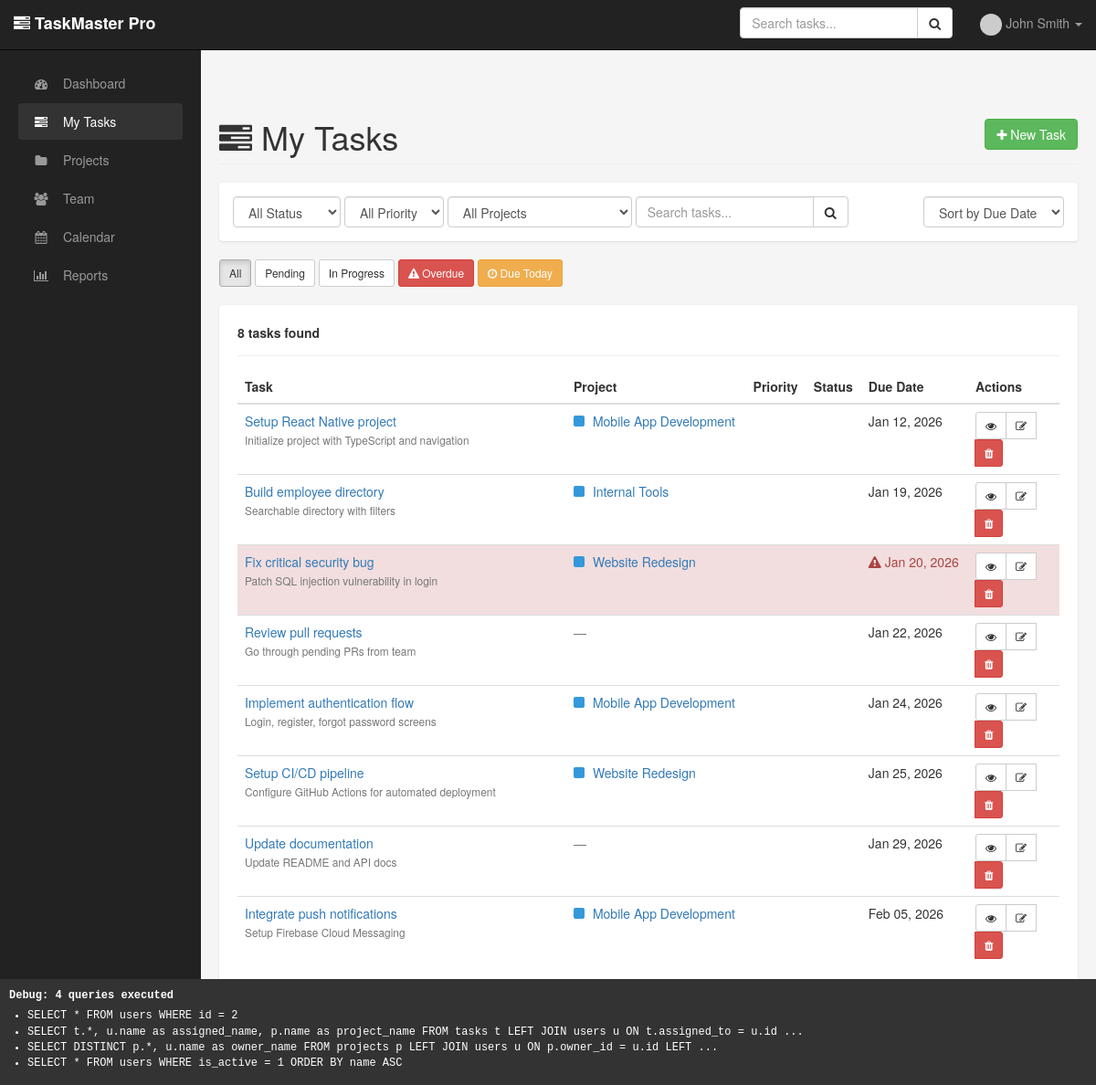
Page /tasks.php (signed in) on the committed database.
### tables this page shows
CREATE TABLE users (
    id INT AUTO_INCREMENT PRIMARY KEY,
    email VARCHAR(100) NOT NULL,
    password VARCHAR(100) NOT NULL,   
    name VARCHAR(100) NOT NULL,
    role ENUM('admin', 'manager', 'user') DEFAULT 'user',
    avatar VARCHAR(255),
    department VARCHAR(100),
    phone VARCHAR(50),
    is_active TINYINT(1) DEFAULT 1,
    last_login DATETIME,
    created_at DATETIME,
    updated_at DATETIME,
    UNIQUE KEY unique_email (email)
     
);

CREATE TABLE tasks (
    id INT AUTO_INCREMENT PRIMARY KEY,
    project_id INT,            
    title VARCHAR(200) NOT NULL,
    description TEXT,
    priority ENUM('low', 'medium', 'high', 'critical') DEFAULT 'medium',
    status ENUM('pending', 'in_progress', 'review', 'completed', 'cancelled') DEFAULT 'pending',
    assigned_to INT,           
    created_by INT NOT NULL,   
    due_date DATE,
    estimated_hours DECIMAL(5, 2) DEFAULT 0,
    actual_hours DECIMAL(5, 2) DEFAULT 0,
    tags VARCHAR(500),         
    created_at DATETIME,
    updated_at DATETIME,
    completed_at DATETIME
     
);

CREATE TABLE projects (
    id INT AUTO_INCREMENT PRIMARY KEY,
    name VARCHAR(200) NOT NULL,
    description TEXT,
    status ENUM('active', 'on_hold', 'completed', 'cancelled') DEFAULT 'active',
    owner_id INT NOT NULL,   
    start_date DATE,
    end_date DATE,
    budget DECIMAL(10, 2) DEFAULT 0,
    color VARCHAR(7) DEFAULT '#3498db',
    created_at DATETIME,
    updated_at DATETIME
     
);

### includes/functions.php (called while the page is built, shortened)
<?php
require_once dirname(__FILE__) . '/database.php';
function is_logged_in() {
    return isset($_SESSION['user_id']) && $_SESSION['user_id'] > 0;
}
function get_current_user_data() {
    $user_id = $_SESSION['user_id'];
    $sql = "SELECT * FROM users WHERE id = $user_id";
    $result = db_query($sql);
    if ($result && db_num_rows($result) > 0) {
        $user = db_fetch_row($result);
        unset($user['password']);
        return $user;
    }
    return null;
}
function format_date($date, $format = 'M d, Y') {
    return date($format, strtotime($date));
}
function truncate_text($text, $length = 100) {
    if (strlen($text) <= $length) {
        return $text;
    }
    return substr($text, 0, $length) . '...';
}

### includes/database.php (called while the page is built, shortened)
<?php
function db_connect() {
    return $GLOBALS['db_connection'];
}
function db_query($sql) {
    $conn = db_connect();
    $result = $conn->query($sql);
    return $result;
}
function db_fetch_row($result) {
    if ($result instanceof mysqli_result) {
        return $result->fetch_assoc();
    }
    return null;
}
function db_fetch_all($result) {
    $rows = array();
    if ($result instanceof mysqli_result) {
        while ($row = $result->fetch_assoc()) {
            $rows[] = $row;
        }
    }
    return $rows;
}
function db_num_rows($result) {
    if ($result instanceof mysqli_result) {
        return $result->num_rows;
    }
    return 0;
}
function db_escape($string) {
    $conn = db_connect();
    return $conn->real_escape_string($string);
}

### classes/Task.php (called while the page is built, shortened)
<?php
require_once dirname(__FILE__) . '/../includes/database.php';
require_once dirname(__FILE__) . '/../includes/functions.php';
class Task {
    function get_tasks($filters = array()) {
        $where = array('1=1');
        if (!empty($filters['assigned_to'])) {
            $where[] = "assigned_to = " . intval($filters['assigned_to']);
        }
        $where_sql = implode(' AND ', $where);
        $order = isset($filters['order']) ? db_escape($filters['order']) : 'created_at DESC';
        $sql = "SELECT t.*, u.name as assigned_name, p.name as project_name
                FROM tasks t
                LEFT JOIN users u ON t.assigned_to = u.id
                LEFT JOIN projects p ON t.project_id = p.id
                WHERE $where_sql
                ORDER BY $order";
        $result = db_query($sql);
        return db_fetch_all($result);
    }
}

### tasks.php (the view, shortened to what this page needs)
<?php
require_once 'templates/header.php';
require_once 'classes/Task.php';
$user_id = $_SESSION['user_id'];
$filter_status = isset($_GET['status']) ? $_GET['status'] : '';
$filter_priority = isset($_GET['priority']) ? $_GET['priority'] : '';
$filter_project = isset($_GET['project']) ? $_GET['project'] : '';
$filter_search = isset($_GET['search']) ? $_GET['search'] : '';
$sort = isset($_GET['sort']) ? $_GET['sort'] : 'due_date';
$order = isset($_GET['order']) ? $_GET['order'] : 'ASC';
$filter_overdue = isset($_GET['filter']) && $_GET['filter'] == 'overdue';
$filter_today = isset($_GET['filter']) && $_GET['filter'] == 'today';
$filters = array(
    'assigned_to' => $user_id,
    'status' => $filter_status,
    'priority' => $filter_priority,
    'project_id' => $filter_project,
    'search' => $filter_search,
    'order' => "$sort $order"
);
$task = new Task();
$tasks = $task->get_tasks($filters);
?>
<div class="row">
    <div class="col-md-12">
        <h1 class="page-header">
            <i class="fa fa-tasks"></i> My Tasks
            <a href="task_create.php" class="btn btn-success pull-right">
                <i class="fa fa-plus"></i> New Task
            </a>
        </h1>
    </div>
</div>
<div class="filter-bar">
    <form method="GET" action="" class="form-inline">
        <div class="form-group">
            <select name="status" class="form-control" onchange="this.form.submit()">
                <option value="">All Status</option>
            </select>
        </div>
        <div class="form-group">
            <select name="priority" class="form-control" onchange="this.form.submit()">
                <option value="">All Priority</option>
            </select>
        </div>
        <div class="form-group">
            <select name="project" class="form-control" onchange="this.form.submit()">
                <option value="">All Projects</option>
            </select>
        </div>
        <div class="form-group">
            <div class="input-group">
                <input type="text" name="search" class="form-control" placeholder="Search tasks..."
                       value="<?php echo htmlspecialchars($filter_search); ?>">
                <span class="input-group-btn">
                    <button class="btn btn-default" type="submit"><i class="fa fa-search"></i></button>
                </span>
            </div>
        </div>
        <div class="form-group pull-right">
            <select name="sort" class="form-control" onchange="this.form.submit()">
                <option value="due_date" <?php echo $sort == 'due_date' ? 'selected' : ''; ?>>Sort by Due Date</option>
            </select>
        </div>
    </form>
</div>
<div style="margin-bottom: 20px;">
    <a href="tasks.php" class="btn btn-default btn-sm <?php echo empty($_GET) ? 'active' : ''; ?>">All</a>
    <a href="tasks.php?status=pending" class="btn btn-default btn-sm <?php echo $filter_status == 'pending' ? 'active' : ''; ?>">Pending</a>
    <a href="tasks.php?status=in_progress" class="btn btn-default btn-sm <?php echo $filter_status == 'in_progress' ? 'active' : ''; ?>">In Progress</a>
    <a href="tasks.php?filter=overdue" class="btn btn-danger btn-sm <?php echo $filter_overdue ? 'active' : ''; ?>">
        <i class="fa fa-exclamation-triangle"></i> Overdue
    </a>
    <a href="tasks.php?filter=today" class="btn btn-warning btn-sm <?php echo $filter_today ? 'active' : ''; ?>">
        <i class="fa fa-clock-o"></i> Due Today
    </a>
</div>
<div class="card">
    <div class="card-header">
        <strong><?php echo count($tasks); ?> tasks found</strong>
    </div>
    <?php if (empty($tasks)): ?>
        <div class="text-center" style="padding: 60px;">
            <i class="fa fa-inbox fa-4x text-muted"></i>
            <h3>No tasks found</h3>
            <p class="text-muted">
                <?php if (!empty($filter_search)): ?>
                    No tasks match your search criteria.
                <?php else: ?>
                    Create your first task to get started!
                <?php endif; ?>
            </p>
            <a href="task_create.php" class="btn btn-primary">
                <i class="fa fa-plus"></i> Create Task
            </a>
        </div>
    <?php else: ?>
        <table class="table table-hover" style="margin: 0;">
            <thead>
                <tr>
                    <th width="40%">Task</th>
                    <th>Project</th>
                    <th>Priority</th>
                    <th>Status</th>
                    <th>Due Date</th>
                    <th width="100">Actions</th>
                </tr>
            </thead>
            <tbody>
                <?php foreach ($tasks as $t): ?>
                    <?php
                    $is_overdue = !empty($t['due_date']) && $t['status'] != 'completed' && strtotime($t['due_date']) < strtotime('today');
                    ?>
                    <tr class="<?php echo $is_overdue ? 'danger' : ''; ?>">
                        <td>
                            <a href="task.php?id=<?php echo $t['id']; ?>" style="font-weight: 500;">
                                <?php echo htmlspecialchars($t['title']); ?>
                            </a>
                            <?php if ($t['description']): ?>
                                <br><small class="text-muted"><?php echo htmlspecialchars(truncate_text($t['description'], 80)); ?></small>
                            <?php endif; ?>
                        </td>
                        <td>
                            <?php if ($t['project_name']): ?>
                                <span class="project-color" style="background: <?php echo isset($t['color']) ? $t['color'] : '#3498db'; ?>"></span>
                                <a href="project.php?id=<?php echo $t['project_id']; ?>">
                                    <?php echo htmlspecialchars($t['project_name']); ?>
                                </a>
                            <?php else: ?>
                                <span class="text-muted">—</span>
                            <?php endif; ?>
                        </td>
                        <td><?php echo get_priority_badge($t['priority']); ?></td>
                        <td><?php echo get_status_badge($t['status']); ?></td>
                        <td>
                            <?php if ($t['due_date']): ?>
                                <span class="<?php echo $is_overdue ? 'text-danger' : ''; ?>">
                                    <?php echo $is_overdue ? '<i class="fa fa-exclamation-triangle"></i> ' : ''; ?>
                                    <?php echo format_date($t['due_date']); ?>
                                </span>
                            <?php else: ?>
                                <span class="text-muted">—</span>
                            <?php endif; ?>
                        </td>
                        <td>
                            <div class="btn-group btn-group-sm">
                                <a href="task.php?id=<?php echo $t['id']; ?>" class="btn btn-default" title="View">
                                    <i class="fa fa-eye"></i>
                                </a>
                                <a href="task_edit.php?id=<?php echo $t['id']; ?>" class="btn btn-default" title="Edit">
                                    <i class="fa fa-edit"></i>
                                </a>
                                <a href="task_delete.php?id=<?php echo $t['id']; ?>" class="btn btn-danger"
                                   data-confirm="Are you sure you want to delete this task?" title="Delete">
                                    <i class="fa fa-trash"></i>
                                </a>
                            </div>
                        </td>
                    </tr>
                <?php endforeach; ?>
            </tbody>
        </table>
    <?php endif; ?>
</div>
<?php require_once 'templates/footer.php'; ?>

### templates/header.php (shortened to what this page needs)
<?php
require_once dirname(__FILE__) . '/../includes/functions.php';
$current_user = get_current_user_data();
$current_page = basename($_SERVER['PHP_SELF'], '.php');
?>
<!DOCTYPE html>
<html lang="en">
<head>
    <link rel="stylesheet" href="https://maxcdn.bootstrapcdn.com/bootstrap/3.3.7/css/bootstrap.min.css">
    <link rel="stylesheet" href="https://maxcdn.bootstrapcdn.com/font-awesome/4.7.0/css/font-awesome.min.css">
</head>
<body>
    <nav class="navbar navbar-inverse navbar-fixed-top">
        <div class="container-fluid">
            <div class="navbar-header">
                <a class="navbar-brand" href="<?php echo APP_URL; ?>/dashboard.php">
                    <i class="fa fa-tasks"></i> <?php echo APP_NAME; ?>
                </a>
            </div>
            <div id="navbar" class="navbar-collapse collapse">
                <ul class="nav navbar-nav navbar-right">
                    <?php if ($current_user): ?>
                        <li class="dropdown">
                            <a href="#" class="dropdown-toggle" data-toggle="dropdown">
                                <img src="<?php echo $current_user['avatar'] ? APP_URL . '/uploads/' . $current_user['avatar'] : 'https://www.gravatar.com/avatar/?d=mp'; ?>" class="avatar avatar-sm">
                                <?php echo htmlspecialchars($current_user['name']); ?>
                                <span class="caret"></span>
                            </a>
                        </li>
                    <?php else: ?>
                        <li><a href="<?php echo APP_URL; ?>/login.php">Login</a></li>
                    <?php endif; ?>
                </ul>
                <?php if ($current_user): ?>
                <form class="navbar-form navbar-right" action="<?php echo APP_URL; ?>/search.php" method="GET">
                    <div class="input-group">
                        <input type="text" name="q" class="form-control" placeholder="Search tasks...">
                        <span class="input-group-btn">
                            <button class="btn btn-default" type="submit"><i class="fa fa-search"></i></button>
                        </span>
                    </div>
                </form>
                <?php endif; ?>
            </div>
        </div>
    </nav>
    <?php if ($current_user): ?>
    <div class="sidebar">
        <ul class="nav nav-pills nav-stacked">
            <li class="<?php echo $current_page == 'dashboard' ? 'active' : ''; ?>">
                <a href="<?php echo APP_URL; ?>/dashboard.php"><i class="fa fa-dashboard"></i> Dashboard</a>
            </li>
            <li class="<?php echo $current_page == 'tasks' ? 'active' : ''; ?>">
                <a href="<?php echo APP_URL; ?>/tasks.php"><i class="fa fa-tasks"></i> My Tasks</a>
            </li>
            <li class="<?php echo $current_page == 'projects' ? 'active' : ''; ?>">
                <a href="<?php echo APP_URL; ?>/projects.php"><i class="fa fa-folder"></i> Projects</a>
            </li>
            <?php if (FEATURE_TEAMS): ?>
            <li class="<?php echo $current_page == 'team' ? 'active' : ''; ?>">
                <a href="<?php echo APP_URL; ?>/team.php"><i class="fa fa-users"></i> Team</a>
            </li>
            <?php endif; ?>
            <li class="<?php echo $current_page == 'calendar' ? 'active' : ''; ?>">
                <a href="<?php echo APP_URL; ?>/calendar.php"><i class="fa fa-calendar"></i> Calendar</a>
            </li>
            <li class="<?php echo $current_page == 'reports' ? 'active' : ''; ?>">
                <a href="<?php echo APP_URL; ?>/reports.php"><i class="fa fa-bar-chart"></i> Reports</a>
            </li>
        </ul>
    </div>
    <?php endif; ?>
    <div class="<?php echo $current_user ? 'main-content' : 'container'; ?>">

### rows in the picture
users: name "John Smith"
tasks: title "Setup React Native project", description "Initialize project with TypeScript and navigation", project.name "Mobile App Development", due_date "Jan 12, 2026"
tasks: title "Build employee directory", description "Searchable directory with filters", project.name "Internal Tools", due_date "Jan 19, 2026"
tasks: title "Fix critical security bug", description "Patch SQL injection vulnerability in login", project.name "Website Redesign", status "pending" (drawn), due_date "Jan 20, 2026"
tasks: title "Review pull requests", description "Go through pending PRs from team", due_date "Jan 22, 2026"
tasks: title "Implement authentication flow", description "Login, register, forgot password screens", project.name "Mobile App Development", due_date "Jan 24, 2026"
tasks: title "Setup CI/CD pipeline", description "Configure GitHub Actions for automated deployment", project.name "Website Redesign", due_date "Jan 25, 2026"
tasks: title "Update documentation", description "Update README and API docs", due_date "Jan 29, 2026"
tasks: title "Integrate push notifications", description "Setup Firebase Cloud Messaging", project.name "Mobile App Development", due_date "Feb 05, 2026"

### other values in the picture
APP_NAME "TaskMaster Pro"
count($tasks) "8"
count($GLOBALS['query_log']) "4"
truncate_text($query['sql'], 150) "SELECT * FROM users WHERE id = 2"
truncate_text($query['sql'], 150) "SELECT t.*, u.name as assigned_name, p.name as project_name FROM tasks t LEFT JOIN users u ON t.assigned_to = u.id ..."
truncate_text($query['sql'], 150) "SELECT DISTINCT p.*, u.name as owner_name FROM projects p LEFT JOIN users u ON p.owner_id = u.id LEFT ..."
truncate_text($query['sql'], 150) "SELECT * FROM users WHERE is_active = 1 ORDER BY name ASC"
